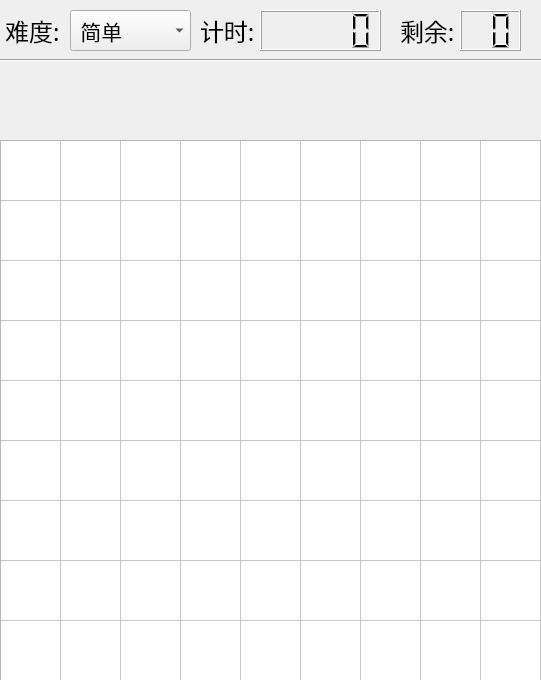
<?xml version="1.0" encoding="UTF-8"?>
<ui version="4.0">
 <class>MainWindow</class>
 <widget class="QMainWindow" name="MainWindow">
  <property name="geometry">
   <rect>
    <x>0</x>
    <y>0</y>
    <width>541</width>
    <height>680</height>
   </rect>
  </property>
  <property name="font">
   <font>
    <pointsize>13</pointsize>
    <weight>50</weight>
    <bold>false</bold>
   </font>
  </property>
  <property name="windowTitle">
   <string>Sudoku</string>
  </property>
  <widget class="QWidget" name="centralWidget">
   <widget class="QTableWidget" name="tableWidget">
    <property name="geometry">
     <rect>
      <x>0</x>
      <y>140</y>
      <width>551</width>
      <height>551</height>
     </rect>
    </property>
    <property name="alternatingRowColors">
     <bool>false</bool>
    </property>
    <property name="rowCount">
     <number>9</number>
    </property>
    <property name="columnCount">
     <number>9</number>
    </property>
    <attribute name="horizontalHeaderVisible">
     <bool>false</bool>
    </attribute>
    <attribute name="horizontalHeaderDefaultSectionSize">
     <number>60</number>
    </attribute>
    <attribute name="horizontalHeaderMinimumSectionSize">
     <number>28</number>
    </attribute>
    <attribute name="verticalHeaderVisible">
     <bool>false</bool>
    </attribute>
    <attribute name="verticalHeaderDefaultSectionSize">
     <number>60</number>
    </attribute>
    <row/>
    <row/>
    <row/>
    <row/>
    <row/>
    <row/>
    <row/>
    <row/>
    <row/>
    <column/>
    <column/>
    <column/>
    <column/>
    <column/>
    <column/>
    <column/>
    <column/>
    <column/>
    <item row="1" column="0">
     <property name="text">
      <string/>
     </property>
    </item>
   </widget>
   <widget class="QPushButton" name="newGameButton">
    <property name="geometry">
     <rect>
      <x>10</x>
      <y>70</y>
      <width>61</width>
      <height>61</height>
     </rect>
    </property>
    <property name="focusPolicy">
     <enum>Qt::WheelFocus</enum>
    </property>
    <property name="toolTip">
     <string/>
    </property>
    <property name="text">
     <string/>
    </property>
    <property name="icon">
     <iconset theme=":/NewGameIcon" resource="res.qrc">
      <normaloff>:/NewGameIcon</normaloff>
      <disabledoff>:/NewGameIcon</disabledoff>:/NewGameIcon</iconset>
    </property>
    <property name="iconSize">
     <size>
      <width>60</width>
      <height>60</height>
     </size>
    </property>
    <property name="default">
     <bool>false</bool>
    </property>
    <property name="flat">
     <bool>true</bool>
    </property>
   </widget>
   <widget class="QPushButton" name="clearButton">
    <property name="geometry">
     <rect>
      <x>150</x>
      <y>70</y>
      <width>61</width>
      <height>61</height>
     </rect>
    </property>
    <property name="text">
     <string/>
    </property>
    <property name="icon">
     <iconset resource="res.qrc">
      <normaloff>:/ClearIcon</normaloff>:/ClearIcon</iconset>
    </property>
    <property name="iconSize">
     <size>
      <width>60</width>
      <height>60</height>
     </size>
    </property>
    <property name="default">
     <bool>false</bool>
    </property>
    <property name="flat">
     <bool>true</bool>
    </property>
   </widget>
   <widget class="QPushButton" name="hintButton">
    <property name="geometry">
     <rect>
      <x>270</x>
      <y>70</y>
      <width>61</width>
      <height>61</height>
     </rect>
    </property>
    <property name="text">
     <string/>
    </property>
    <property name="icon">
     <iconset resource="res.qrc">
      <normaloff>:/HintIcon</normaloff>:/HintIcon</iconset>
    </property>
    <property name="iconSize">
     <size>
      <width>60</width>
      <height>60</height>
     </size>
    </property>
    <property name="default">
     <bool>false</bool>
    </property>
    <property name="flat">
     <bool>true</bool>
    </property>
   </widget>
   <widget class="QPushButton" name="checkAnsButton">
    <property name="geometry">
     <rect>
      <x>340</x>
      <y>70</y>
      <width>61</width>
      <height>61</height>
     </rect>
    </property>
    <property name="text">
     <string/>
    </property>
    <property name="icon">
     <iconset resource="res.qrc">
      <normaloff>:/CheckAnsIcon</normaloff>:/CheckAnsIcon</iconset>
    </property>
    <property name="iconSize">
     <size>
      <width>60</width>
      <height>60</height>
     </size>
    </property>
    <property name="default">
     <bool>false</bool>
    </property>
    <property name="flat">
     <bool>true</bool>
    </property>
   </widget>
   <widget class="QLabel" name="label_3">
    <property name="geometry">
     <rect>
      <x>200</x>
      <y>0</y>
      <width>61</width>
      <height>61</height>
     </rect>
    </property>
    <property name="font">
     <font>
      <family>微软雅黑</family>
      <pointsize>18</pointsize>
     </font>
    </property>
    <property name="text">
     <string>计时:</string>
    </property>
   </widget>
   <widget class="QLabel" name="label_4">
    <property name="geometry">
     <rect>
      <x>400</x>
      <y>0</y>
      <width>61</width>
      <height>61</height>
     </rect>
    </property>
    <property name="font">
     <font>
      <family>微软雅黑</family>
      <pointsize>18</pointsize>
     </font>
    </property>
    <property name="text">
     <string>剩余:</string>
    </property>
   </widget>
   <widget class="Line" name="line">
    <property name="geometry">
     <rect>
      <x>0</x>
      <y>50</y>
      <width>551</width>
      <height>20</height>
     </rect>
    </property>
    <property name="orientation">
     <enum>Qt::Horizontal</enum>
    </property>
   </widget>
   <widget class="QLCDNumber" name="countLCD">
    <property name="geometry">
     <rect>
      <x>460</x>
      <y>10</y>
      <width>61</width>
      <height>41</height>
     </rect>
    </property>
    <property name="font">
     <font>
      <weight>50</weight>
      <bold>false</bold>
     </font>
    </property>
    <property name="autoFillBackground">
     <bool>false</bool>
    </property>
    <property name="digitCount">
     <number>2</number>
    </property>
   </widget>
   <widget class="QPushButton" name="helpButton">
    <property name="geometry">
     <rect>
      <x>410</x>
      <y>70</y>
      <width>61</width>
      <height>61</height>
     </rect>
    </property>
    <property name="text">
     <string/>
    </property>
    <property name="icon">
     <iconset resource="res.qrc">
      <normaloff>:/HelpIcon</normaloff>:/HelpIcon</iconset>
    </property>
    <property name="iconSize">
     <size>
      <width>60</width>
      <height>60</height>
     </size>
    </property>
    <property name="default">
     <bool>false</bool>
    </property>
    <property name="flat">
     <bool>true</bool>
    </property>
   </widget>
   <widget class="QPushButton" name="aboutButton">
    <property name="geometry">
     <rect>
      <x>470</x>
      <y>70</y>
      <width>61</width>
      <height>61</height>
     </rect>
    </property>
    <property name="text">
     <string/>
    </property>
    <property name="icon">
     <iconset resource="res.qrc">
      <normaloff>:/AboutIcon</normaloff>:/AboutIcon</iconset>
    </property>
    <property name="iconSize">
     <size>
      <width>60</width>
      <height>60</height>
     </size>
    </property>
    <property name="default">
     <bool>false</bool>
    </property>
    <property name="flat">
     <bool>true</bool>
    </property>
   </widget>
   <widget class="QLabel" name="label">
    <property name="geometry">
     <rect>
      <x>-1</x>
      <y>0</y>
      <width>71</width>
      <height>61</height>
     </rect>
    </property>
    <property name="font">
     <font>
      <family>微软雅黑</family>
      <pointsize>18</pointsize>
     </font>
    </property>
    <property name="text">
     <string> 难度:</string>
    </property>
   </widget>
   <widget class="QComboBox" name="comboBox">
    <property name="geometry">
     <rect>
      <x>70</x>
      <y>10</y>
      <width>121</width>
      <height>41</height>
     </rect>
    </property>
    <property name="font">
     <font>
      <family>黑体</family>
      <pointsize>16</pointsize>
     </font>
    </property>
    <property name="layoutDirection">
     <enum>Qt::LeftToRight</enum>
    </property>
    <property name="sizeAdjustPolicy">
     <enum>QComboBox::AdjustToContentsOnFirstShow</enum>
    </property>
    <property name="iconSize">
     <size>
      <width>25</width>
      <height>25</height>
     </size>
    </property>
    <item>
     <property name="text">
      <string> 简单</string>
     </property>
     <property name="icon">
      <iconset resource="res.qrc">
       <normaloff>:/GreenDot</normaloff>
       <disabledoff>:/GreenDot</disabledoff>:/GreenDot</iconset>
     </property>
    </item>
    <item>
     <property name="text">
      <string> 普通</string>
     </property>
     <property name="icon">
      <iconset resource="res.qrc">
       <normaloff>:/YellowDot</normaloff>
       <disabledoff>:/YellowDot</disabledoff>:/YellowDot</iconset>
     </property>
    </item>
    <item>
     <property name="text">
      <string> 困难</string>
     </property>
     <property name="icon">
      <iconset resource="res.qrc">
       <normaloff>:/RedDot</normaloff>
       <disabledoff>:/RedDot</disabledoff>:/RedDot</iconset>
     </property>
    </item>
   </widget>
   <widget class="QPushButton" name="pauseButton">
    <property name="geometry">
     <rect>
      <x>80</x>
      <y>70</y>
      <width>61</width>
      <height>61</height>
     </rect>
    </property>
    <property name="focusPolicy">
     <enum>Qt::WheelFocus</enum>
    </property>
    <property name="toolTip">
     <string/>
    </property>
    <property name="text">
     <string/>
    </property>
    <property name="icon">
     <iconset resource="res.qrc">
      <normaloff>:/PauseIcon</normaloff>:/PauseIcon</iconset>
    </property>
    <property name="iconSize">
     <size>
      <width>60</width>
      <height>60</height>
     </size>
    </property>
    <property name="default">
     <bool>false</bool>
    </property>
    <property name="flat">
     <bool>true</bool>
    </property>
   </widget>
   <widget class="QPushButton" name="eyeButton">
    <property name="geometry">
     <rect>
      <x>200</x>
      <y>70</y>
      <width>61</width>
      <height>61</height>
     </rect>
    </property>
    <property name="focusPolicy">
     <enum>Qt::WheelFocus</enum>
    </property>
    <property name="toolTip">
     <string/>
    </property>
    <property name="text">
     <string/>
    </property>
    <property name="icon">
     <iconset>
      <normaloff>res/EyeOn Icon.png</normaloff>res/EyeOn Icon.png</iconset>
    </property>
    <property name="iconSize">
     <size>
      <width>60</width>
      <height>60</height>
     </size>
    </property>
    <property name="default">
     <bool>false</bool>
    </property>
    <property name="flat">
     <bool>true</bool>
    </property>
   </widget>
   <widget class="QLCDNumber" name="timerLCD">
    <property name="geometry">
     <rect>
      <x>260</x>
      <y>10</y>
      <width>121</width>
      <height>41</height>
     </rect>
    </property>
    <property name="digitCount">
     <number>5</number>
    </property>
   </widget>
  </widget>
 </widget>
 <layoutdefault spacing="6" margin="11"/>
 <resources>
  <include location="res.qrc"/>
 </resources>
 <connections/>
</ui>
